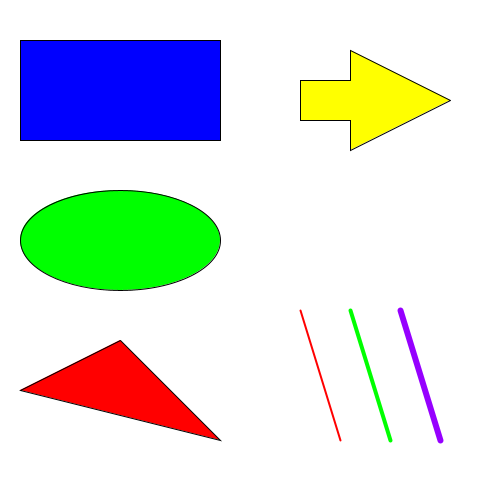
Frame 1 (no input)
Frame 60 (the mouse pressed at the canvas centre just before this capture): identical to frame 1, image omitted
Frame 120 (the mouse held since frame 60 and released just before this capture): identical to frame 1, image omitted

The Processing sketch that drew this single still picture (run headless with seeded random() and noise(); from frame 60 on, the mouse is pressed at the canvas centre):

// Processing sketch: A1Core
// ── A1Core.pde
void setup() {
    size(500, 500);
}

void draw() {
    // Reset background colour and stroke
    background(255, 255, 255);
    stroke(0, 0, 0);
    strokeWeight(1);

    // Rectangle
    fill(0, 0, 255);
    rect(20, 40, 200, 100);

    // Ellipse
    fill(0, 255, 0);
    ellipse(120, 240, 200, 100);

    // Triangle
    fill(255, 0, 0);
    triangle(20, 390, 120, 340, 220, 440);

    // Arrow
    beginShape();
    fill(255, 255, 0);
    vertex(450, 100);
    vertex(350, 50);
    vertex(350, 80);
    vertex(300, 80);
    vertex(300, 120);
    vertex(350, 120);
    vertex(350, 150);
    vertex(450, 100);
    endShape();

    // Parallel Lines
    strokeWeight(2);
    stroke(255, 0, 0);
    line(300, 310, 340, 440);
    strokeWeight(4);
    stroke(0, 255, 0);
    line(350, 310, 390, 440);
    strokeWeight(6);
    stroke(150, 0, 255);
    line(400, 310, 440, 440);
}
